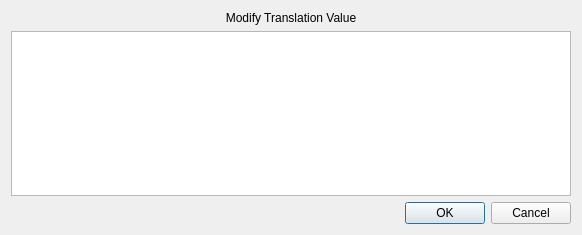
<?xml version="1.0" encoding="UTF-8"?>
<ui version="4.0">
 <class>DialogAdd</class>
 <widget class="QDialog" name="DialogAdd">
  <property name="geometry">
   <rect>
    <x>0</x>
    <y>0</y>
    <width>582</width>
    <height>235</height>
   </rect>
  </property>
  <property name="windowTitle">
   <string>Translation Value</string>
  </property>
  <layout class="QGridLayout" name="gridLayout">
   <item row="0" column="0">
    <widget class="QLabel" name="label">
     <property name="text">
      <string>Modify Translation Value</string>
     </property>
     <property name="alignment">
      <set>Qt::AlignCenter</set>
     </property>
    </widget>
   </item>
   <item row="1" column="0">
    <widget class="QPlainTextEdit" name="plainTextEdit">
     <property name="frameShadow">
      <enum>QFrame::Sunken</enum>
     </property>
    </widget>
   </item>
   <item row="2" column="0">
    <widget class="QDialogButtonBox" name="buttonBox">
     <property name="orientation">
      <enum>Qt::Horizontal</enum>
     </property>
     <property name="standardButtons">
      <set>QDialogButtonBox::Cancel|QDialogButtonBox::Ok</set>
     </property>
    </widget>
   </item>
  </layout>
 </widget>
 <resources/>
 <connections>
  <connection>
   <sender>buttonBox</sender>
   <signal>accepted()</signal>
   <receiver>DialogAdd</receiver>
   <slot>accept()</slot>
   <hints>
    <hint type="sourcelabel">
     <x>248</x>
     <y>254</y>
    </hint>
    <hint type="destinationlabel">
     <x>157</x>
     <y>274</y>
    </hint>
   </hints>
  </connection>
  <connection>
   <sender>buttonBox</sender>
   <signal>rejected()</signal>
   <receiver>DialogAdd</receiver>
   <slot>reject()</slot>
   <hints>
    <hint type="sourcelabel">
     <x>316</x>
     <y>260</y>
    </hint>
    <hint type="destinationlabel">
     <x>286</x>
     <y>274</y>
    </hint>
   </hints>
  </connection>
 </connections>
</ui>
